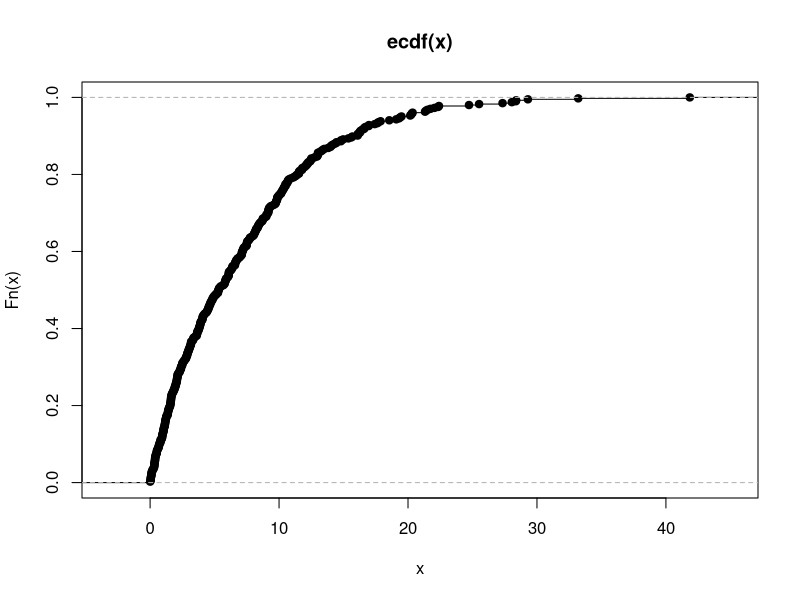

Write R code to recreate this figure.
set.seed(1511)

x <- rexp(404, 0.14)
e <- ecdf(x)
plot(e)
prob <- (1-e(18))
teo <- 0.0804596
print(teo - prob)
#valor teorico = 0.0804596 (WolframAlpha)